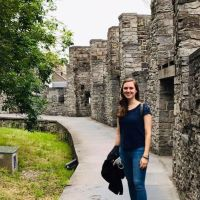
//> input picture images/AboutMePage.jpg, 200 x 200 px, given in place of greenscreen-asteroid.mp4, which was not available
$ ./chromakeying   (built with g++ and OpenCV 4)
//> lines starting //> are read from the running program, lines starting //| are printed output that depends on the picture; after the words box and inside, x2 and y2 are one past the last pixel; in counts of white or black regions, pixels touching at a corner belong together; pictures that were not available may be replaced by others from this repository, and a replacement may not be noted
#include <iostream>
#include <opencv2/opencv.hpp>
using namespace std;
using namespace cv;

// Set up global variables holding the user-specified color and tolerance
Mat frame, mask, frameNoGreen;
Vec3b chosenColor = Vec3b(0, 0, 0);
int tol = 64;
int maxTol = 255;
bool init = true;

void removeGreenScreen() {
    // Sets mask bit to 255 if frame bit is in range of chosenColor +- tolerance, else 0
    inRange(frame, chosenColor - Vec3b(tol, tol, tol), chosenColor + Vec3b(tol, tol, tol), mask); // Addition operation auto limits results to between zero and 255

    // Sets mask to 1 where objects are, 0 otherwise
    threshold(mask, mask, 0, 1, THRESH_BINARY_INV);

    // Removes the green screen by multiplying by the mask
    Mat frameChannels[3], frameChannelsMasked[3];
    split(frame, frameChannels);

    for (int i = 0; i < 3; i++) {
        multiply(frameChannels[i], mask, frameChannelsMasked[i]);
    }
    merge(frameChannelsMasked, 3, frameNoGreen);
}

// Calls removeGreenScreen with the chosen color and existing tolerance
void selectColor(int action, int x, int y, int flags, void* userdata) {
    if (action == EVENT_LBUTTONDOWN) {
        chosenColor = frame.at<Vec3b>(y, x);
    }

    if (action == EVENT_LBUTTONUP) {
        removeGreenScreen();
        imshow("Frame", frameNoGreen);
    }
}

// Calls removeGreenScreen with the chose tolerance and existing color
void chooseTolerance(int, void*) {
    if (init) {
        init = false;
    }
    else {
        removeGreenScreen();
        imshow("Frame", frameNoGreen);
    }
}

Mat applyBackground(Mat frame, Mat bg) {
    Mat maskFlipped = 1 - mask;
    Mat frameBG;
    Mat backgroundChannels[3], frameBackgroundChannels[3], frameNoGreenChannels[3], frameBGChannels[3];

    split(bg, backgroundChannels);
    split(frameNoGreen, frameNoGreenChannels);
    for (int i = 0; i < 3; i++) {
        multiply(backgroundChannels[i], maskFlipped, frameBackgroundChannels[i]);
        add(frameBackgroundChannels[i], frameNoGreenChannels[i], frameBGChannels[i]);
    }

    merge(frameBGChannels, 3, frameBG);
    return frameBG;
}

int main() {
    // Read in video and display the first frame to allow the user to select the green color and set the tolerance
    VideoCapture cap("resources/greenscreen-asteroid.mp4");

    if (!cap.isOpened()) {
        cout << "Error opening video stream or file" << endl;
        return -1;
    }

    int frameWidth = cap.get(CAP_PROP_FRAME_WIDTH);
    int frameHeight = cap.get(CAP_PROP_FRAME_HEIGHT);

    VideoWriter out("output.mp4", VideoWriter::fourcc('X', 'V', 'I', 'D'), cap.get(CAP_PROP_FPS), Size(frameWidth, frameHeight));

    cap >> frame;
//> frame is the input picture: 200 rows x 200 cols, CV_8UC3; mean B, G, R 101.5, 122.7, 125.2

    namedWindow("Frame", WINDOW_NORMAL);
    resizeWindow("Frame", frameWidth / 1.5, frameHeight / 1.5);
    imshow("Frame", frame);

    setMouseCallback("Frame", selectColor);
    createTrackbar("Tolerance", "Frame", &tol, maxTol, chooseTolerance);

    // When the user presses escape, read in the background, remove the green screen, and
    // apply the background to each frame of the video
    char k = (char)waitKey(0);
//> the left mouse button is pressed and released at (50, 50)
//> in selectColor, `chosenColor = frame.at<Vec3b>(y, x);`: chosenColor = [164, 201, 197]
//> in removeGreenScreen, `inRange(frame, chosenColor - Vec3b(tol, tol, tol), chosenColor + Vec3b..`:
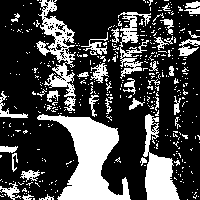
//> mask: 200 rows x 200 cols, CV_8UC1; 27.5% white; 430 white regions (391 under 20 px), largest, box (x1, y1, x2, y2) and area: (37, 114, 131, 200) 3502, (143, 114, 180, 200) 1520, (36, 0, 76, 111) 1505
//> in removeGreenScreen, `split(frame, frameChannels);`:
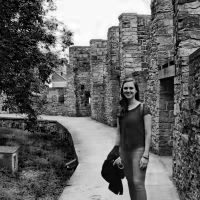
//> frameChannels[0]: 200 rows x 200 cols, CV_8UC1; min 0, max 255, mean 101.5
//> in removeGreenScreen, `split(frame, frameChannels);`:
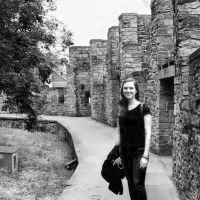
//> frameChannels[2]: 200 rows x 200 cols, CV_8UC1; min 0, max 255, mean 125.2
//> the left mouse button is pressed and released at (150, 50)
//> in removeGreenScreen (call 2), `inRange(frame, chosenColor - Vec3b(tol, tol, tol), chosenColor + Vec3b..`: mask: 200 rows x 200 cols, CV_8UC1; 53.9% white; 677 black regions (642 under 20 px), largest, box (x1, y1, x2, y2) and area: (0, 74, 179, 200) 9530, (34, 0, 151, 64) 3770, (0, 0, 42, 74) 1293
//> in removeGreenScreen (call 2), `merge(frameChannelsMasked, 3, frameNoGreen);`:
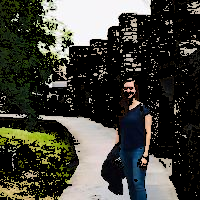
//> frameNoGreen: 200 rows x 200 cols, CV_8UC3; mean B, G, R 58.3, 65.9, 65.9
//> the left mouse button is pressed and released at (150, 150)
//> in removeGreenScreen (call 3), `inRange(frame, chosenColor - Vec3b(tol, tol, tol), chosenColor + Vec3b..`: mask: 200 rows x 200 cols, CV_8UC1; 45.7% white; 213 white regions (205 under 20 px), largest, box (x1, y1, x2, y2) and area: (0, 0, 200, 200) 16660, (0, 147, 51, 182) 792, (118, 14, 130, 29) 81
//> in removeGreenScreen (call 3), `merge(frameChannelsMasked, 3, frameNoGreen);`:
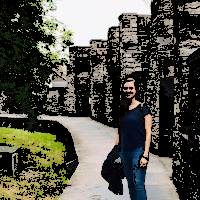
//> frameNoGreen: 200 rows x 200 cols, CV_8UC3; 19.31% of pixels changed, all inside (x1, y1, x2, y2) = (0, 0, 200, 200)
//> the left mouse button is pressed and released at (50, 150)
//> in removeGreenScreen (call 4), `inRange(frame, chosenColor - Vec3b(tol, tol, tol), chosenColor + Vec3b..`:
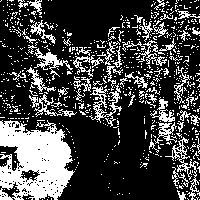
//> mask: 200 rows x 200 cols, CV_8UC1; 27% white; 737 white regions (681 under 20 px), largest, box (x1, y1, x2, y2) and area: (0, 120, 75, 200) 4126, (89, 83, 122, 127) 423, (165, 137, 200, 200) 390
//> in removeGreenScreen (call 4), `merge(frameChannelsMasked, 3, frameNoGreen);`:
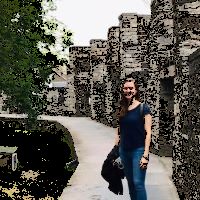
//> frameNoGreen: 200 rows x 200 cols, CV_8UC3; mean B, G, R 82.2, 91, 92.8
//> the space key is pressed
    if (k == 27) {
        Mat background = imread("resources/background.jpg");
        Mat backgroundCropped = background(Rect(0, 0, frameWidth, frameHeight));

        Mat frameCombined = applyBackground(frame, backgroundCropped);
        imshow("Frame", frameCombined);
        out.write(frameCombined);

        while (1) {
            cap >> frame;

            if (frame.empty())
                break;

            removeGreenScreen();
            frameCombined = applyBackground(frame, backgroundCropped);
            out.write(frameCombined);
        }
    }

    cap.release();
    out.release();
    destroyAllWindows();

    return 0;
}

$ run again, on images/blackjackpage.jpg
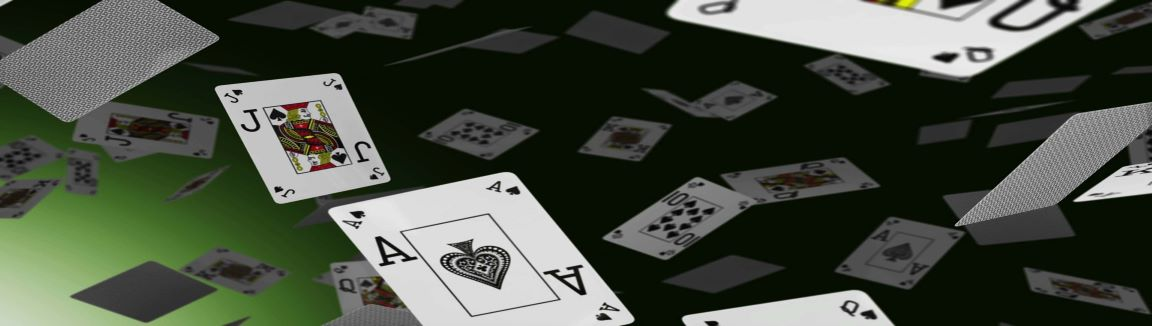
//> input picture images/blackjackpage.jpg, 1152 x 326 px, given in place of greenscreen-asteroid.mp4, which was not available
//> frame is the input picture: 326 rows x 1152 cols, CV_8UC3; mean B, G, R 65, 77.7, 70.6
//> chosenColor = [190, 190, 190]
//> in removeGreenScreen, `inRange(frame, chosenColor - Vec3b(tol, tol, tol), chosenColor + Vec3b..`:
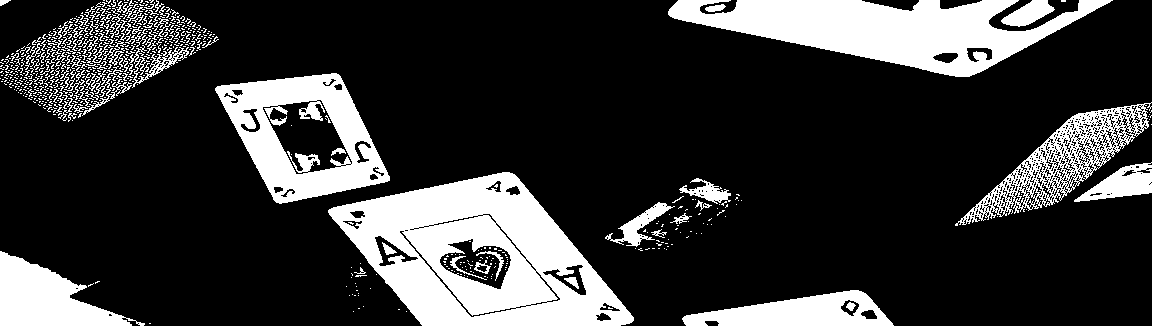
//> mask: 326 rows x 1152 cols, CV_8UC1; 21.4% white; 786 white regions (700 under 20 px), largest, box (x1, y1, x2, y2) and area: (328, 172, 634, 326) 25687, (668, 0, 1113, 77) 16999, (215, 73, 390, 204) 10922
//> in removeGreenScreen (call 4), `merge(frameChannelsMasked, 3, frameNoGreen);`:
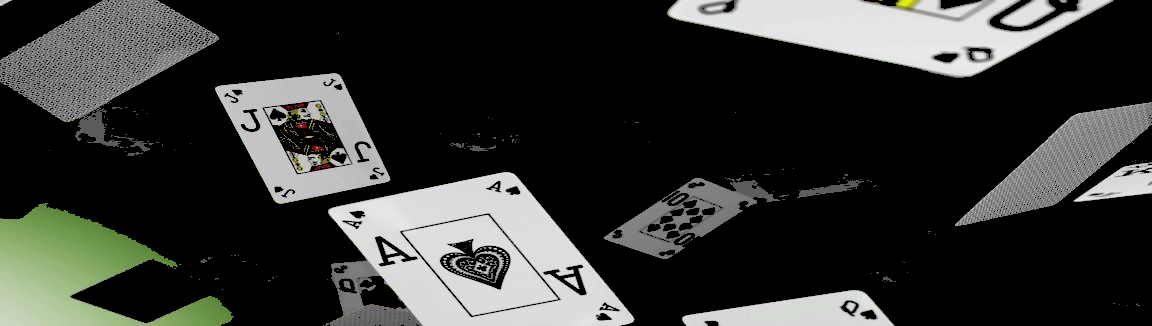
//> frameNoGreen: 326 rows x 1152 cols, CV_8UC3; mean B, G, R 50.5, 53.1, 51.8
